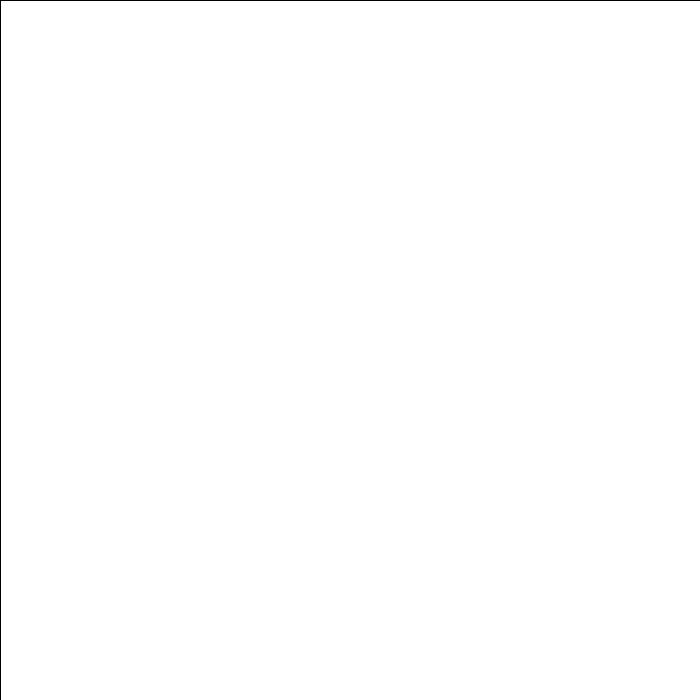
Frame 1 (no input)
Frame 60 (the mouse pressed at the canvas centre just before this capture): identical to frame 1, image omitted
Frame 120 (the mouse held since frame 60 and released just before this capture): identical to frame 1, image omitted

The Processing sketch that drew this single still picture (run headless with seeded random() and noise(); from frame 60 on, the mouse is pressed at the canvas centre):

// Processing sketch: processing_42137
// ── processing_42137.pde

String mode = "COLOR";
int red_val = 255;
int green_val = 255;
int blue_val = 255;

void setup() {
  background(255);
  size(700, 700);
}

void draw() {
  fill(red_val, green_val, blue_val);
  rect(0, 0, 700, 700);
  if (key == 'w' || key == 'W') {
    red_val = 255;
    green_val = 255;
    blue_val = 255;
  }
  //if ENTER key is typed, than the RGB values are displayed
  if (key == ENTER) {
    println("R is " + red_val);
    println("G is " + green_val);
    println("B is " + blue_val);
  }
}

void  keyPressed() {
  //if the "r" key is pressed, in red mode
  if (key == 'r' || key == 'R') {
    mode = "RED";
  }
  //if the "g" key is pressed, in green mode
  else if (key == 'g' || key == 'G') {
    mode = "GREEN";
  }
  //if the "b" key is pressed, in blue mode
  else if (key == 'b' || key == 'B') {
    mode = "BLUE";
  }
  if (key == CODED) {
    //if the left arrow is pressed, one of three color values subtracts 10
    if (keyCode == LEFT) {
      if (mode == "RED") {
        red_val = red_val - 10;
      }
      if (mode == "GREEN") {
        green_val = green_val - 10;
      }
      if (mode == "BLUE") {
        blue_val = blue_val - 10;
      }
    }
    //if the right arrow is pressed, color_val adds 10
    else if (keyCode == RIGHT) {
      if (mode == "RED") {
        red_val = red_val + 10;
      }
      if (mode == "GREEN") {
        green_val = green_val + 10;
      }
      if (mode == "BLUE") {
        blue_val = blue_val + 10;
      }
    }
  }
}
